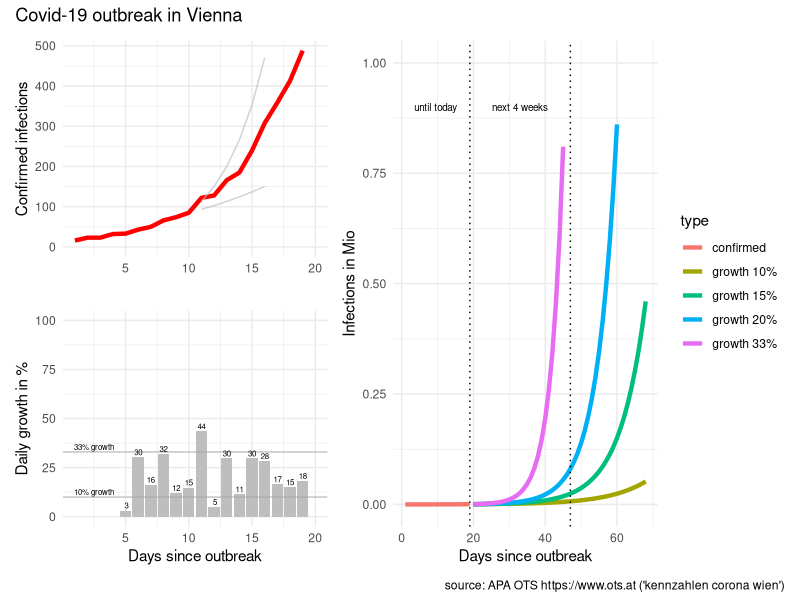
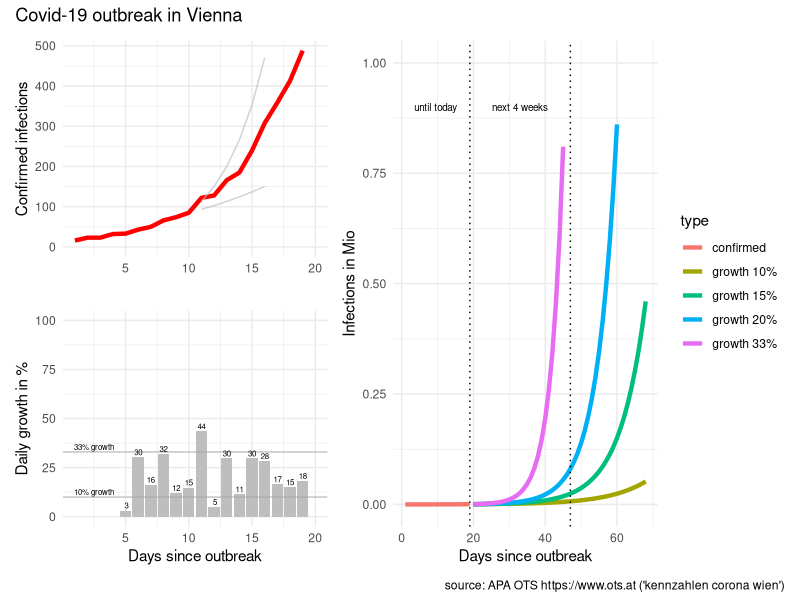

These figures' R source, in order:
# packages
library(tidyverse)
library(scales)
library(patchwork)

# reported infections
# source: APA OTS (https://www.ots.at)
# keywords: "kennzahlen corona wien"
infected <- c(
   16, #"2020-03-05"
   23, #"2020-03-06"
   23, #"2020-03-07"
   32, #"2020-03-08"
   33, #"2020-03-09"
   43, #"2020-03-10"
   50, #"2020-03-11"
   66, #"2020-03-12"
   74, #"2020-03-13"
   85, #"2020-03-14"
  122, #"2020-03-15"
  128, #"2020-03-16"
  166, #"2020-03-17"
  185, #"2020-03-18"
  240, #"2020-03-19"
  308, #"2020-03-20"
  359, #"2020-03-21"
  413, #"2020-03-22"
  488  #"2020-03-23"
)

# prepare data
data <- tibble(infected = infected)

data <- data %>% 
  mutate(type = "confirmed",
         day = row_number()) %>% 
  arrange(day) %>% 
  mutate(new_abs = infected - lag(infected),
         new_pct = new_abs / lag(infected) * 100)

# predict
predict_corona <- function(data, infection_rate, days)  {
  
  future <- seq(from = max(data$day) + 1, to = max(data$day)+days-1)
  infected_all <- NULL
  infected_act <- max(data$infected)
  infected_predict <- NULL
  for (i in seq_along(future))  {
    infected_act <- infected_act * infection_rate
    infected_all <- c(infected_all, infected_act)
  }
  
  data2 <- tibble(type = paste0("growth ", (infection_rate-1)*100,"%"),
                  day = future, 
                  infected = infected_all)
  data2
  
} # predict_corona

# predict for different growth
predict_days <- 50 #57

data_50 <- data %>% 
  predict_corona(infection_rate = 1.50, days = predict_days)

data_40 <- data %>% 
  predict_corona(infection_rate = 1.40, days = predict_days)

data_33 <- data %>% 
  predict_corona(infection_rate = 1.33, days = predict_days)

data_20 <- data %>% 
  predict_corona(infection_rate = 1.20, days = predict_days)

data_15 <- data %>% 
  predict_corona(infection_rate = 1.15, days = predict_days)

data_10 <- data %>% 
  predict_corona(infection_rate = 1.10, days = predict_days)

# combine dataset
data_plot <- data %>% 
  bind_rows(data_33, data_20, data_15, data_10)


# visualise data
# infected
last_day <- length(data$infected)
p0 <- data_plot %>% 
  mutate(infected_M = infected / 1000000) %>%
  ggplot(aes(day, infected_M, color = type)) + 
  geom_line(size = 1.5) +
  geom_vline(xintercept = c(last_day, last_day + 28), 
             linetype = "dotted") +
  ylim(0,1) +
  xlab("Days since outbreak") +
  ylab("Infections in Mio") + 
  #ggtitle("Covid-19 outbreak in Vienna") +
  theme_minimal()+
  annotate("text", last_day/2, 0.9, 
           label = "until today", size = 2.5) +
  annotate("text", last_day+14, 0.9, 
           label = "next 4 weeks", size = 2.5)

#############################################

# data for reference line 33% growth (Austria)
data_line_start <- tibble(
  day = 10,
  infected = 85
)

# predict 10%/33% growth (days since 50 cases)
data_line10 <- predict_corona(
  data_line_start,
  infection_rate = 1.10,
  days = 7)

data_line33 <- predict_corona(
  data_line_start,
  infection_rate = 1.33,
  days = 7)

# infected
p1 <- data %>% 
  mutate(infected_M = infected / 1000000) %>% 
  ggplot(aes(day, infected)) + 
  geom_line(size = 1.5, color = "red") +
  geom_line(data = data_line10, 
            aes(day,infected), color = "grey", alpha = 0.7) +
  geom_line(data = data_line33, 
            aes(day,infected), color = "grey", alpha = 0.7) +
  xlim(c(1,length(infected)+1)) +
  #ylim(0,max(infected)) +
  scale_y_continuous(labels=function(x) format(x, big.mark = " ", scientific = FALSE),
                     limits=c(0,max(infected)) ) +
  #  xlab("Days since outbreak") +
  xlab("") +
  ylab("Confirmed infections") + 
#  ggtitle("Covid-19 outbreak in Vienna") +
  theme_minimal()
  
# daily growth infected
p2 <- data %>% 
  filter(day >= 5) %>% 
  ggplot(aes(day, new_pct)) +
  geom_col(fill = "grey") +
  geom_hline(yintercept = 10, color = "darkgrey", alpha = 0.7) +
  geom_hline(yintercept = 33, color = "darkgrey", alpha = 0.7) +
  geom_text(aes(day, new_pct, 
                label = paste0(format(new_pct, digits=1))),
            size = 2, vjust = "bottom", nudge_y = 1) +
  xlim(c(1,length(infected)+1)) +
  ylim(c(0,100)) +
  xlab("Days since outbreak") +
  ylab("Daily growth in %") + 
#  ggtitle("Covid-19 outbreak in Vienna") +
  theme_minimal() +
  annotate("text", 2.5, 10+1, 
           label = "10% growth",
           size = 2,vjust = "bottom")  +
  annotate("text", 2.5, 33+1, 
           label = "33% growth",
           size = 2,vjust = "bottom") 
  

# combine plots
p <- ((p1 / p2) | p0) + plot_annotation('Covid-19 outbreak in Vienna',
                            caption = "source: APA OTS https://www.ots.at ('kennzahlen corona wien')")
# plot
p

# save plot
p %>% ggsave(filename = "covid-19-vienna.png", 
             device = "png",
             width = 7, height = 4)
